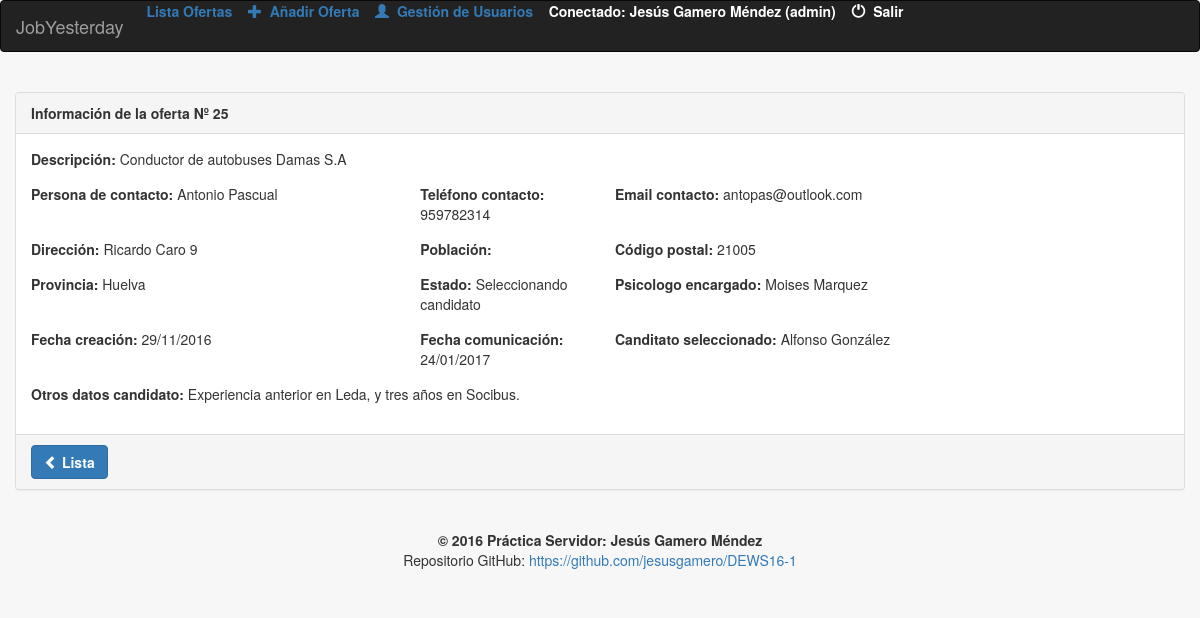
The page /app/index.php?ctrl=info&id=25 (signed in) on the database its author committed.
### tables this page shows
CREATE TABLE `oferta` (
  `idoferta` int(11) NOT NULL,
  `descripcion` varchar(250) NOT NULL,
  `persona_contacto` varchar(35) NOT NULL,
  `tlf_contacto` int(9) NOT NULL,
  `email_contacto` varchar(25) NOT NULL,
  `dir_empresa` varchar(50) DEFAULT NULL,
  `poblacion` varchar(25) DEFAULT NULL,
  `cp` varchar(5) DEFAULT NULL,
  `provincia` varchar(35) DEFAULT NULL,
  `estado` char(1) DEFAULT NULL,
  `fcreacion` date DEFAULT NULL,
  `fcomunicacion` date DEFAULT NULL,
  `psico_encar` varchar(25) DEFAULT NULL,
  `candidato` varchar(35) DEFAULT NULL,
  `des_candidato` varchar(250) DEFAULT NULL
);

CREATE TABLE `provincia` (
  `cod_provincia` int(2) NOT NULL DEFAULT '0' COMMENT 'Código de la provincia de dos digitos',
  `nombre` varchar(50) NOT NULL DEFAULT '' COMMENT 'Nombre de la provincia'
);

CREATE TABLE `usuario` (
  `cod` int(11) NOT NULL,
  `tipo` char(1) NOT NULL,
  `nombre` varchar(35) DEFAULT NULL,
  `user` varchar(10) DEFAULT NULL,
  `pass` varchar(10) DEFAULT NULL
);

### app/ctrl/info.php (called while the page is built)
<?php
	include_once(MODEL_PATH."model.php");
	include_once(HELPERS_PATH."helpers.php");
	$idoferta=$_GET["id"];
	$datosoferta=obtenerOferta($idoferta);
	include_once(VIEW_PATH."info.php");

### app/model/DB_connection.php (called while the page is built, shortened)
<?php
Class Database {
	private $link;
	private $result;
	private static $_instance;
	public static function getInstance(){
		if (!(self::$_instance instanceof self)){
			self::$_instance=new self();
		}
		return self::$_instance;
	}
	private function Conectar($conf)
	{
		$this-> link =new mysqli($conf['servidor'], $conf['usuario'], $conf['password']);
		$this->link->select_db($conf['base_datos']);
		$this->link->query("SET NAMES 'utf8'");
	}
	public function Consulta($sql)
	{
		$this->result=$this->link->query($sql);
		return $this->result;
	}
	public function LeeRegistro($result=NULL)
	{
		if (! $result)
		{
			$result=$this->result;
		}
		$this->regActual=$result->fetch_assoc();
		return $this->regActual;
	}
}

### app/model/model.php (called while the page is built, shortened)
<?php
include(MODEL_PATH."DB_connection.php");
function nombreProvincias($id)
{
	$bdatos=Database::getInstance();
	$query='SELECT p.nombre FROM provincia p WHERE p.cod_provincia='.$id;
	$res=$bdatos->Consulta($query);
	$registro=$bdatos ->LeeRegistro();
	return $registro['nombre'];
}
function obtenerOferta($id)
{
	$datos = array();
	$conex = Database::getInstance();
	$conex->Consulta("SELECT * FROM oferta WHERE idoferta = '$id'");
	while ($rs = $conex->LeeRegistro()) {
		$datos = $rs;
	}
	return $datos;
}
function nombrePsicologo($id)
{
	$bdatos=Database::getInstance();
	$query='SELECT u.nombre FROM usuario u WHERE u.cod='.$id;
	$res=$bdatos->Consulta($query);
	$registro=$bdatos ->LeeRegistro();
	return $registro['nombre'];
}

### app/helpers/helpers.php (called while the page is built, shortened)
<?php
function verEstado($estado)
{
 if ($estado=='P')
	{
	return 'Pendiente de iniciar selección';
	}
else if ($estado=='R')
	{
	return 'Realizando selección';
	}
else if ($estado=='S')
	{
	return 'Seleccionando candidato';
	}
else if ($estado=='C')
	{
	return 'Cancelada';
	}
}
function formatoGregoriano($fecha_old){
	$a = explode('-',$fecha_old);
	$fecha_new = $a[2].'/'.$a[1].'/'.$a[0];
	return $fecha_new;
}

### app/view/info.php (the view)
<br><div class="container-fluid">
<div class="panel panel-default">
<div class="panel-heading"><b>Información de la oferta Nº <?= $idoferta; ?></b></div>
<div class="panel-body">
<div class="form-horizontal">
<div class="form-group">
  <div class="col-md-10"><b>Descripción: </b><?php echo $datosoferta['descripcion']; ?></div>
</div>
<div class="form-group">
  <div class="col-md-4"><b>Persona de contacto: </b><?php echo $datosoferta['persona_contacto']; ?></div>
  <div class="col-md-2"><b>Teléfono contacto: </B><?php echo $datosoferta['tlf_contacto']; ?></div>
  <div class="col-md-4"><b>Email contacto: </B><?php echo $datosoferta['email_contacto']; ?></div>
</div>
<div class="form-group">
  <div class="col-md-4"><b>Dirección: </b><?php echo $datosoferta['dir_empresa']; ?></div>
  <div class="col-md-2"><b>Población: </b><?php echo $datosoferta['poblacion']; ?></div>
  <div class="col-md-2"><b>Código postal: </b><?php echo $datosoferta['cp']; ?></div>
</div>
<div class="form-group">
  <div class="col-md-4"><b>Provincia: </b><?php echo nombreProvincias($datosoferta['provincia']); ?></div>
  <div class="col-md-2"><b>Estado: </b><?php echo verEstado($datosoferta['estado']); ?></div>
  <div class="col-md-4"><b>Psicologo encargado: </b><?php echo nombrePsicologo($datosoferta['psico_encar']); ?></div>
</div>
<div class="form-group">
  <div class="col-md-4"><b>Fecha creación: </b><?php echo formatoGregoriano($datosoferta['fcreacion']); ?></div>
  <div class="col-md-2"><b>Fecha comunicación: </b><?php echo formatoGregoriano($datosoferta['fcomunicacion']); ?></div>
  <div class="col-md-4"><b>Canditato seleccionado: </b><?php echo $datosoferta['candidato']; ?></div>
</div>
<div class="form-group">
  <div class="col-md-10"><b>Otros datos candidato: </b><?php echo $datosoferta['des_candidato']; ?></div>
</div>
</div>
</div>
<div class="panel-footer"><a href="?ctrl=list" class="btn btn-primary"><span class="glyphicon glyphicon-chevron-left"></span>&nbsp;<b>Lista</b></a></div>
</div>
</div>

### rows shown on the page
oferta: descripcion "Conductor de autobuses Damas S.A", persona_contacto "Antonio Pascual", tlf_contacto "959782314", email_contacto "antopas@outlook.com", dir_empresa "Ricardo Caro 9", cp "21005", provincia.nombre "Huelva", estado "Seleccionando candidato", psico_encar.nombre "Moises Marquez", fcreacion "29/11/2016", fcomunicacion "24/01/2017", candidato "Alfonso González", des_candidato "Experiencia anterior en Leda, y tres años en Socibus."

### other values the page prints
$_SESSION['nombre'] "Jesús Gamero Méndez"
$_SESSION['usuario'] "admin"
$idoferta "25"
